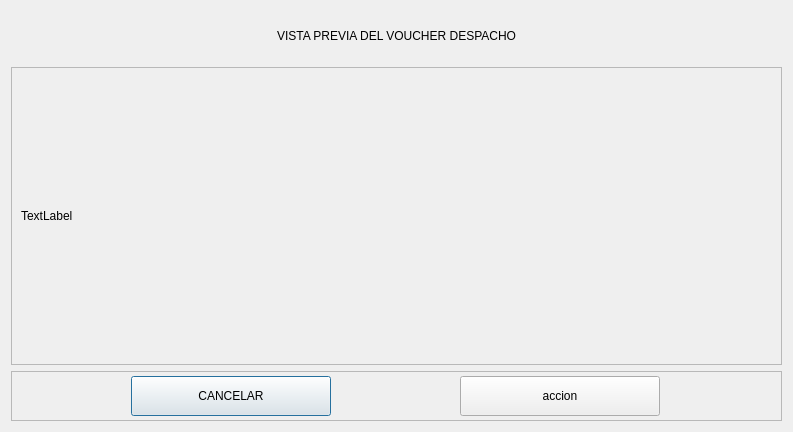
<?xml version="1.0" encoding="UTF-8"?>
<ui version="4.0">
 <class>Dialog</class>
 <widget class="QDialog" name="Dialog">
  <property name="geometry">
   <rect>
    <x>0</x>
    <y>0</y>
    <width>793</width>
    <height>432</height>
   </rect>
  </property>
  <property name="windowTitle">
   <string>Dialog</string>
  </property>
  <layout class="QVBoxLayout" name="verticalLayout">
   <item>
    <widget class="QLabel" name="label">
     <property name="maximumSize">
      <size>
       <width>16777215</width>
       <height>50</height>
      </size>
     </property>
     <property name="text">
      <string>VISTA PREVIA DEL VOUCHER DESPACHO</string>
     </property>
     <property name="alignment">
      <set>Qt::AlignCenter</set>
     </property>
    </widget>
   </item>
   <item>
    <widget class="QFrame" name="frame">
     <property name="frameShape">
      <enum>QFrame::StyledPanel</enum>
     </property>
     <property name="frameShadow">
      <enum>QFrame::Raised</enum>
     </property>
     <layout class="QHBoxLayout" name="horizontalLayout_2">
      <item>
       <widget class="QLabel" name="lb_voucher">
        <property name="text">
         <string>TextLabel</string>
        </property>
        <property name="scaledContents">
         <bool>true</bool>
        </property>
       </widget>
      </item>
     </layout>
    </widget>
   </item>
   <item>
    <widget class="QFrame" name="frame_2">
     <property name="maximumSize">
      <size>
       <width>16777215</width>
       <height>50</height>
      </size>
     </property>
     <property name="frameShape">
      <enum>QFrame::StyledPanel</enum>
     </property>
     <property name="frameShadow">
      <enum>QFrame::Raised</enum>
     </property>
     <layout class="QHBoxLayout" name="horizontalLayout">
      <property name="spacing">
       <number>10</number>
      </property>
      <property name="leftMargin">
       <number>0</number>
      </property>
      <property name="topMargin">
       <number>0</number>
      </property>
      <property name="rightMargin">
       <number>0</number>
      </property>
      <property name="bottomMargin">
       <number>0</number>
      </property>
      <item>
       <widget class="QPushButton" name="btn_cancelar">
        <property name="minimumSize">
         <size>
          <width>0</width>
          <height>40</height>
         </size>
        </property>
        <property name="maximumSize">
         <size>
          <width>200</width>
          <height>16777215</height>
         </size>
        </property>
        <property name="text">
         <string>CANCELAR</string>
        </property>
       </widget>
      </item>
      <item>
       <widget class="QPushButton" name="btn_aceptar">
        <property name="minimumSize">
         <size>
          <width>100</width>
          <height>40</height>
         </size>
        </property>
        <property name="maximumSize">
         <size>
          <width>200</width>
          <height>16777215</height>
         </size>
        </property>
        <property name="text">
         <string>accion</string>
        </property>
       </widget>
      </item>
     </layout>
    </widget>
   </item>
  </layout>
 </widget>
 <resources/>
 <connections/>
</ui>
